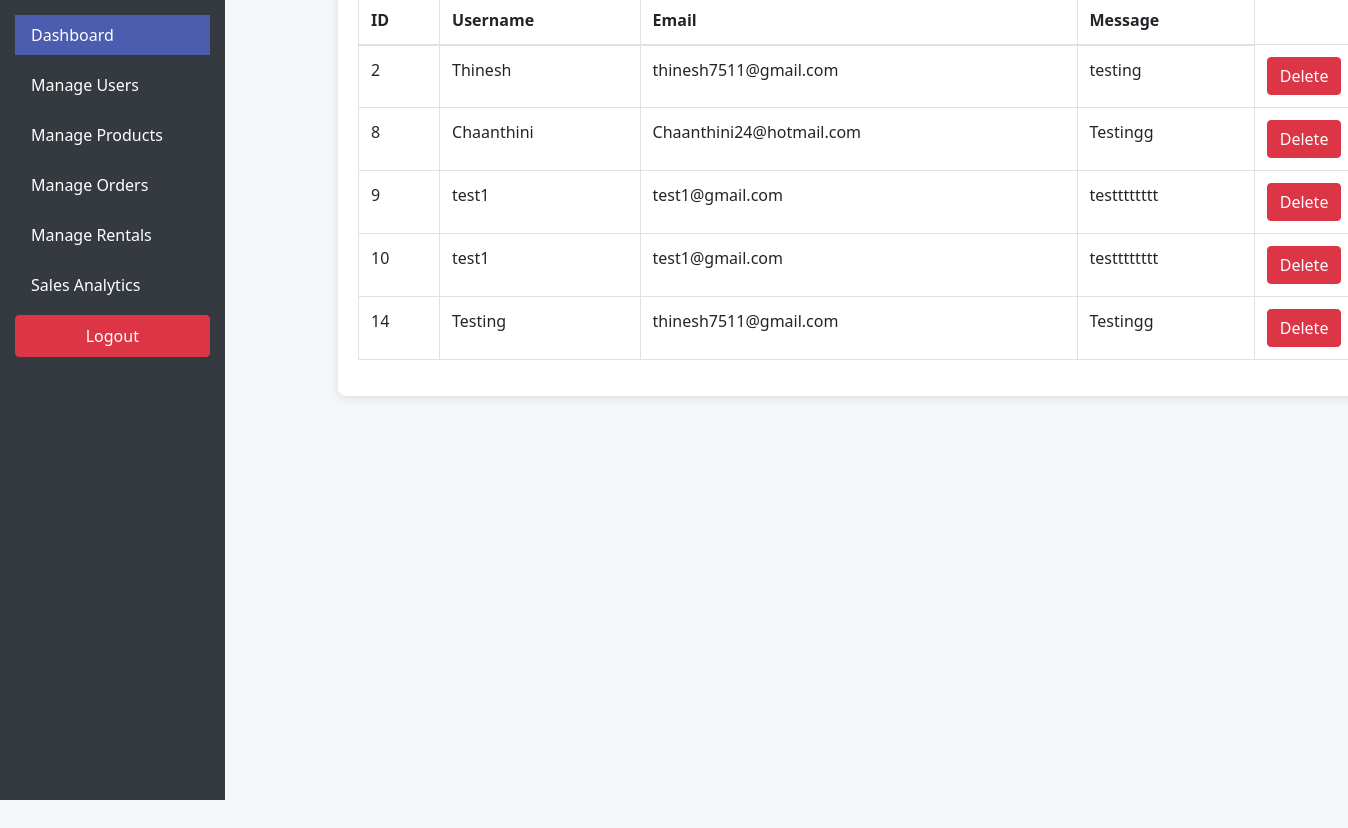
Screenshot of /admin_dashboard.php (signed in) with the database file from the repository.
### tables this page shows
CREATE TABLE `feedback` (
  `id` int(11) NOT NULL,
  `name` varchar(100) NOT NULL,
  `email` varchar(100) NOT NULL,
  `message` text NOT NULL
);

### fetch_feedback.php (the view, shortened to what this page needs)
<?php
include 'config.php';
$sql = "SELECT * FROM feedback";
$result = mysqli_query($conn, $sql);
?>
<table class="table table-bordered">
    <thead>
        <tr>
            <th>ID</th>
            <th>Username</th>
            <th>Email</th>
            <th>Message</th>
        </tr>
    </thead>
    <tbody>
        <?php while ($row = mysqli_fetch_assoc($result)) { ?>
            <tr>
                <td><?php echo $row['id']; ?></td>
                <td><?php echo htmlspecialchars($row['name']); ?></td>
                <td><?php echo htmlspecialchars($row['email']); ?></td>
                <td><?php echo htmlspecialchars($row['message']); ?></td>
                <td>
                    <a href="delete_feedback.php?id=<?php echo $row['id']; ?>" class="btn btn-danger" onclick="return confirm('Are you sure you want to delete this feedback?');">Delete</a>
                </td>
            </tr>
        <?php } ?>
    </tbody>
</table>

### style.css (style rules this page uses)
body { font-family: 'Segoe UI', Tahoma, Geneva, Verdana, sans-serif; background-color: #f4f7fa; color: #333; }

### rows the page displays
feedback: id "2", name "Thinesh", email "thinesh7511@gmail.com", message "testing"
feedback: id "8", name "Chaanthini", email "Chaanthini24@hotmail.com", message "Testingg"
feedback: id "9", name "test1", email "test1@gmail.com", message "testttttttt"
feedback: id "10", name "test1", email "test1@gmail.com", message "testttttttt"
feedback: id "14", name "Testing", email "thinesh7511@gmail.com", message "Testingg"
